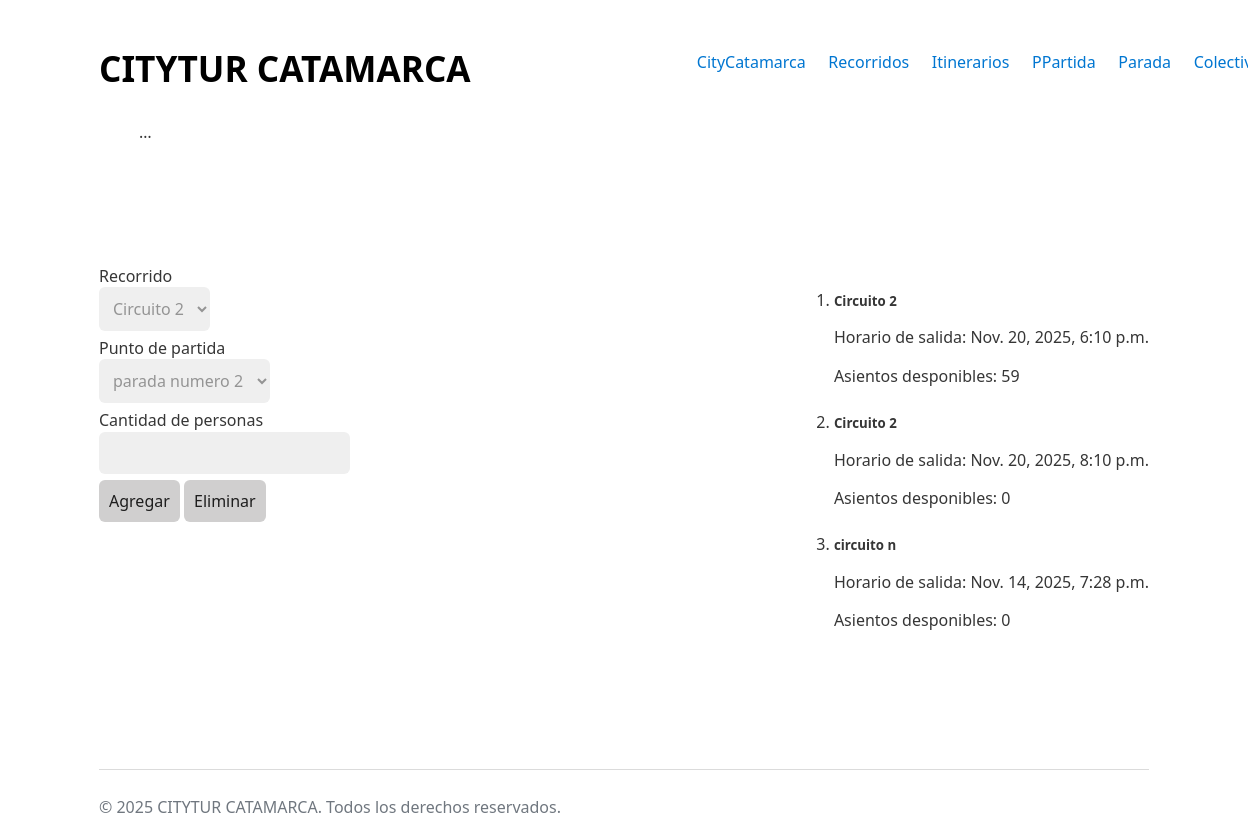
/reservas/reserva_formulario/12 (signed in), run on the app's committed database.
### recorridos/models.py (models this page shows)
class Circuito(models.Model):
    nombre = models.CharField(max_length= 50)
    horario = models.DateTimeField()
    origen = models.CharField(max_length= 50, default='sin origen')
    destino = models.CharField(max_length= 50, default= 'sin destino')
    itinerario = models.ForeignKey(Itinerario, on_delete= models.CASCADE)
    STATE_CHOICES = [
        ('ELIMINADO', 'Eliminado'),
        ('ACTIVO', 'Activo'),
        ('BAJA', 'Baja'),
    ]
    estado = models.CharField(max_length= 20, choices= STATE_CHOICES, default= 'ACTIVO')
    @property
    def cantidad_maxima_asientos(self):
        total = 0
        for colectivo in self.colectivo_set.all():
            total += colectivo.asientos_disponibles
        return total

### colectivos/models.py (models this page shows)
class Colectivo(models.Model):
    nombre = models.CharField(max_length= 20, default= 'sin nombre')
    cant_asientos = models.IntegerField()
    cant_ocupados = models.IntegerField(default= 0)
    matricula = models.CharField(max_length= 20)
    operador = models.ForeignKey(Usuario, on_delete= models.CASCADE)
    descripcion = models.TextField(max_length= 200, default= 'sin descripcion')
    circuito = models.ForeignKey(Circuito,
                                    on_delete= models.CASCADE,
                                    default= None,
                                    null=True,
                                    blank=True
                                )
    STATE_CHOICES = [
        ('ELIMINADO', 'Eliminado'),
        ('ACTIVO', 'Activo'),
        ('BAJA', 'Baja'),
    ]
    estado = models.CharField(max_length= 20, choices= STATE_CHOICES, default='ACTIVO')
    @property
    def asientos_disponibles(self):
        return self.cant_asientos - self.cant_ocupados

### reservas/views.py (the view)
# urls.py: path('reserva_formulario/<int:pk>', views.reserva_formulario, name='reserva_formulario')
@login_required(login_url='usuarios:login')
def reserva_formulario(request, pk):
    itinerario = Itinerario.objects.get(pk= pk)
    circuitos = Circuito.objects.filter(itinerario= itinerario).order_by('id')
    paradas = Parada.objects.filter(itinerario= itinerario).order_by('id')
    if request.method == 'POST':
        circuito_pk = request.POST.get('circuito')
        punto_partida_pk = request.POST.get('punto_partida')
        cant_per = request.POST.get('cant_per', 0)
        try:
            cantidad_personas = int(cant_per)
        except (TypeError, ValueError):
            cantidad_personas = 0
        if not circuito_pk or not punto_partida_pk or cantidad_personas <= 0:
            respuesta = 'Datos incorrectos, volver a intentar.'
            return render(request, 'reserva_form.html', {
                'respuesta_bool': False,
                'respuesta': respuesta,
                'itinerario': itinerario,
                'circuitos': circuitos,
                'paradas': paradas
            })
        circuito = get_object_or_404(Circuito, pk=circuito_pk, itinerario=itinerario)
        punto_partida = get_object_or_404(Parada, pk=punto_partida_pk, itinerario=itinerario)
        col_candidatos = (Colectivo.objects
                        .select_for_update()
                        .filter(circuito=circuito)
                    )
        elegido = None
        mejor_sobrante = None
        for col in col_candidatos:
            disponibles = col.asientos_disponibles
            if disponibles >= cantidad_personas:
                sobrante = disponibles - cantidad_personas
                if mejor_sobrante is None or sobrante < mejor_sobrante:
                    mejor_sobrante = sobrante
                    elegido = col
        if not elegido:
            respuesta = 'No Hay espacio suficiente en los colectivos del circuito.'
            return render(request, 'reserva_form.html', {
                'respuesta_bool': False,
                'respuesta': respuesta,
                'itinerario': itinerario,
                'circuitos': circuitos,
                'paradas': paradas
            })
        elegido.cant_ocupados = elegido.cant_ocupados + cantidad_personas
        elegido.save()
        Reserva.objects.create(
            fecha= circuito.horario,
            puntoPartida=punto_partida,
            cantCupos=cantidad_personas,
            circuito=circuito,
            colectivo=elegido,
        )
        return redirect('itinerarios:itinerario_detalle', pk=itinerario.pk)
    else:
        return render(request, 'reserva_form.html', {
            'itinerario_pk': pk,
            'circuitos': circuitos,
            'paradas': paradas
        })

### reservas/templates/reserva_form.html (shortened to what this page needs)
{% extends 'base.html' %}
{% block body_id %}reserva_form{% endblock %}
{% block content %}
    <main id="main-form">
        <div class="container-f-h">
            <div>
                <form class="recorrido-form" action="{% url 'reservas:reserva_formulario' itinerario_pk %}" method="POST">
                    <label for="Recorrido">Recorrido</label>
                        <select name="circuito" id="Recorrido" class="recorrido-input">
                            {% for circuito in circuitos %}
                            <option value="{{ circuito.id }}">{{ circuito.nombre }}</option>
                            {% endfor %}
                        </select>
                    <label for="punto_partida">Punto de partida</label>
                        <select name="punto_partida" id="">
                            {% for parada in paradas %}
                            <option value="{{ parada.id }}">{{ parada.nombre }}</option>
                            {% endfor %}
                        </select>
                    <label for="cant_per">Cantidad de personas</label>
                        <input name="cant_per" type="number" id="cant_per" min="1">
                    <div class="buttoner-form">
                        <button type="submit">Agregar</button>
                        <button class="remove-btn" type="remove">Eliminar</button>
                    </div>
                </form>
            </div>
            <div class="seccion-horarios">
                <ol>
                    {% for circuito in circuitos %}
                    <li class="articulo">
                        <h5>{{ circuito.nombre }}</h5>
                        <p>Horario de salida: {{ circuito.horario }}</p>
                        <p>Asientos desponibles: {{circuito.cantidad_maxima_asientos}}</p>
                    </li>
                    {% endfor %}
                </ol>
            </div>
        </div>
    </main>
{% endblock %}
{% block footer_script %}
    {{ block.super }}
{% endblock %}

### core/static/css/styles.css (style rules this page uses)
:root { --background-body: #fff; --background: #efefef; --background-alt: #f7f7f7; --selection: #9e9e9e; --text-main: #363636; --text-bright: #000; --text-muted: #70777f; --links: #0076d1; --focus: #0096bfab; --border: #dbdbdb; --button-base: #d0cfcf; --button-hover: #9b9b9b; --scrollbar-thumb: rgb(170, 170, 170); --scrollbar-thumb-hover: var(--button-hover); --form-placeholder: #949494; --form-text: #1d1d1d; }
html { scrollbar-color: #040a0f #202b38; scrollbar-color: var(--scrollbar-thumb) var(--background-body); scrollbar-width: thin; }
body { font-family: system-ui, -apple-system, BlinkMacSystemFont, 'Segoe UI', 'Roboto', 'Oxygen', 'Ubuntu', 'Cantarell', 'Fira Sans', 'Droid Sans', 'Helvetica Neue', 'Segoe UI Emoji', 'Apple Color Emoji', 'Noto Color Emoji', sans-serif; line-height: 1.4; max-width: 1050px; margin: 20px auto; padding: 0 10px; word-wrap: break-word; color: #363636; color: var(--text-main); background: #fff; background: var(--background-body); text-rendering: optimizeLegibility; }
button { color: #1d1d1d; color: var(--form-text); background-color: #d0cfcf; background-color: var(--button-base); font-family: inherit; font-size: inherit; padding-right: 30px; padding-left: 30px; padding: 10px; border: none; border-radius: 6px; outline: none; }
input { color: #1d1d1d; color: var(--form-text); background-color: #efefef; background-color: var(--background); font-family: inherit; font-size: inherit; margin-right: 6px; margin-bottom: 6px; padding: 10px; border: none; border-radius: 6px; outline: none; }
select { color: var(--form-placeholder); background-color: var(--background); font-family: inherit; font-size: inherit; margin-right: 6px; margin-bottom: 6px; padding: 10px; border: none; border-radius: 6px; outline: none; }
h1, h2, h3, h4, h5, h6 { margin-bottom: 12px; margin-top: 24px; }
main { padding-top: 10%; padding-bottom: 10%; }
.recorrido-form { display: flex; flex-direction: column; align-items: baseline; }
#main-form { display: flex; flex-direction: column; }

### reservas/templates/reserva_form.html (style rules this page uses)
.container-f-h { display: flex; flex-direction: row; justify-content: space-between; }

### data on the page
Circuito: nombre "Circuito 2", horario "Nov. 20, 2025, 6:10 p.m.", cantidad_maxima_asientos "59"
Circuito: nombre "Circuito 2", horario "Nov. 20, 2025, 8:10 p.m.", cantidad_maxima_asientos "0"
Circuito: nombre "circuito n", horario "Nov. 14, 2025, 7:28 p.m.", cantidad_maxima_asientos "0"

### other printed values
form field circuito "Circuito 2"
form field punto_partida "parada numero 2"
